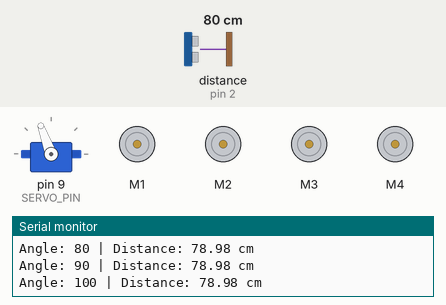
A sketch run on a simulated Arduino Uno, built with avr-gcc and run on an emulated ATmega328P. On the bench: servo, 4 × DC motor (green arrow = forward, orange = backward, longer = faster), the last lines printed to the serial monitor. Wiring (inferred from the names in the program): ultrasonic range finder: trigger pin 10; echo pin 2. Inputs (shaded band) come from the test bench; at power-on: distance to the obstacle (sensor on pin 2) 80 cm. The echo pulse lasts 58.3 µs per cm; random numbers use the default seed unless the sketch sets one.

Above: at 0.56 s.
1.3 s: distance to the obstacle (sensor on pin 2) set to 12 cm
At 1.67 s:
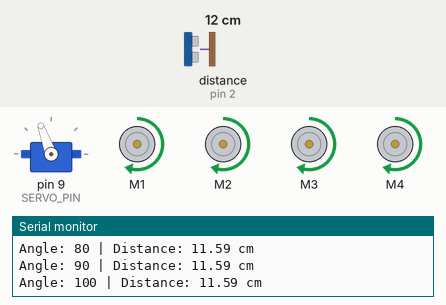
4.3 s: distance to the obstacle (sensor on pin 2) set to 9 cm
At 5.1 s:
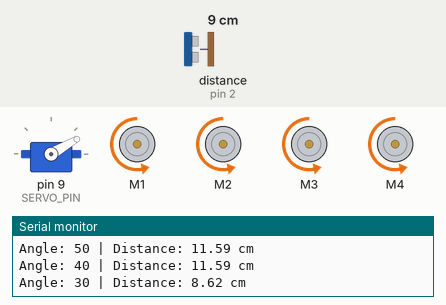
At 6.2 s:
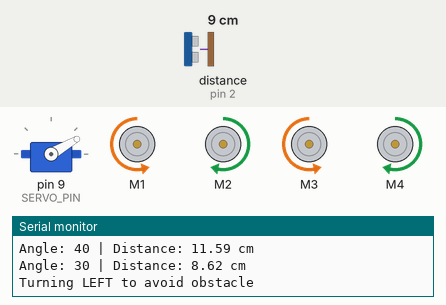
7.3 s: distance to the obstacle (sensor on pin 2) set to 18 cm
At 9.4 s:
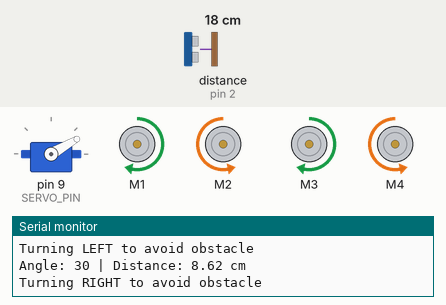
10.3 s: distance to the obstacle (sensor on pin 2) set to 2 cm
13.3 s: distance to the obstacle (sensor on pin 2) set to 35 cm
16.3 s: distance to the obstacle (sensor on pin 2) set to 4 cm
Timing chart, 0 to 20.3 s (numbered marks = the images above; inputs shaded):
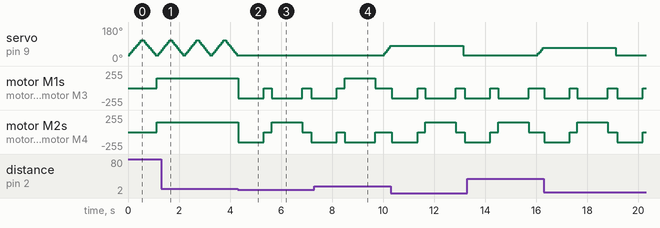

Measured:
- the behaviour switches between 11 and 10 cm on distance to the obstacle (sensor on pin 2) (found by bisection; images 1 and 2)
- after the input at 4.3 s, motor M1, motor M3: goes backward 150/255 1.0 s, stopped 0.30 s, backward 150/255 1.2 s, stopped 0.36 s, then backward 150/255, starting at once; motor M2, motor M4: forward 150/255 → backward 150/255 at once, → stopped 1.0 s later, → forward 150/255 0.30 s later, → stopped 1.2 s later, … (5 changes in this stretch)
- after the input at 7.3 s, servo on pin 9 (SERVO_PIN): 30° → 80° after 2.7 s
- after the input at 13.3 s, servo on pin 9 (SERVO_PIN): 30° → 40° after 2.8 s, → 50° 0.06 s later, → 60° 0.06 s later, → 70° 0.06 s later
- by itself, servo on pin 9 (SERVO_PIN): repeats every 1.1 s: 70° 0.06 s, 80° 0.06 s, 90° 0.06 s, 100° 0.06 s, 110° 0.12 s, 100° 0.06 s, 90° 0.06 s, 80° 0.06 s, 70° 0.06 s, 60° 0.06 s, 50° 0.06 s, 40° 0.06 s, 30° 0.12 s, 40° 0.06 s, 50° 0.06 s, 60° 0.06 s

The sketch:

Code.ino
```cpp
#include <AFMotor.h>  // Adafruit Motor Shield library (L293D)
#include <Servo.h>
#include <stdlib.h>   // For random()

// Ultrasonic sensor pins
#define TRIG_PIN 10
#define ECHO_PIN 2

// Servo
#define SERVO_PIN 9
Servo myservo;
int pos = 90;  // Center position

// Motors (4-wheel drive)
AF_DCMotor motorFL(1);  // Front Left  (M1)
AF_DCMotor motorFR(2);  // Front Right (M2)
AF_DCMotor motorRL(3);  // Rear Left   (M3)
AF_DCMotor motorRR(4);  // Rear Right  (M4)

// Speed settings (adjust as needed)
const int forwardSpeed = 150;
const int reverseSpeed = 150;

void setup() {
  Serial.begin(9600);

  // Ultrasonic setup
  pinMode(TRIG_PIN, OUTPUT);
  pinMode(ECHO_PIN, INPUT);

  // Servo setup
  myservo.attach(SERVO_PIN);
  myservo.write(pos);

  // Set motor speeds
  motorFL.setSpeed(forwardSpeed);
  motorFR.setSpeed(forwardSpeed);
  motorRL.setSpeed(forwardSpeed);
  motorRR.setSpeed(forwardSpeed);

  stopMotors();

  // Seed random
  randomSeed(analogRead(0));
}

void loop() {
  if (sweepAndCheckObstacle()) {
    avoidObstacle();
  } else {
    moveForward();
  }
}

// Sweep servo and detect obstacle
bool sweepAndCheckObstacle() {
  for (pos = 30; pos <= 110; pos += 10) {
    myservo.write(pos);
    delay(57);

    float distance = getDistance();
    Serial.print("Angle: ");
    Serial.print(pos);
    Serial.print(" | Distance: ");
    Serial.print(distance);
    Serial.println(" cm");

    if (distance > 0 && distance < 10) {
      return true;
    }
  }

  for (pos = 110; pos >= 30; pos -= 10) {
    myservo.write(pos);
    delay(57);

    float distance = getDistance();
    Serial.print("Angle: ");
    Serial.print(pos);
    Serial.print(" | Distance: ");
    Serial.print(distance);
    Serial.println(" cm");

    if (distance > 0 && distance < 10) {
      return true;
    }
  }

  return false;
}

// Avoid by reversing and turning randomly
void avoidObstacle() {
  stopMotors();
  moveBackward();
  delay(1000);
  stopMotors();
  delay(300);

  int turnDirection = random(0, 2); // 0 = left, 1 = right

  if (turnDirection == 0) {
    Serial.println("Turning LEFT to avoid obstacle");
    turnLeft();
  } else {
    Serial.println("Turning RIGHT to avoid obstacle");
    turnRight();
  }

  delay(1200);  // turn longer for clear move
  stopMotors();
  delay(300);
}

// Distance in cm using ultrasonic
float getDistance() {
  digitalWrite(TRIG_PIN, LOW);
  delayMicroseconds(2);
  digitalWrite(TRIG_PIN, HIGH);
  delayMicroseconds(10);
  digitalWrite(TRIG_PIN, LOW);
  long duration = pulseIn(ECHO_PIN, HIGH, 30000);
  if (duration == 0) return -1;
  return duration * 0.034 / 2;
}

// Movement commands
void moveForward() {
  motorFL.setSpeed(forwardSpeed);
  motorFR.setSpeed(forwardSpeed);
  motorRL.setSpeed(forwardSpeed);
  motorRR.setSpeed(forwardSpeed);

  motorFL.run(FORWARD);
  motorFR.run(FORWARD);
  motorRL.run(FORWARD);
  motorRR.run(FORWARD);
}

void moveBackward() {
  motorFL.setSpeed(reverseSpeed);
  motorFR.setSpeed(reverseSpeed);
  motorRL.setSpeed(reverseSpeed);
  motorRR.setSpeed(reverseSpeed);

  motorFL.run(BACKWARD);
  motorFR.run(BACKWARD);
  motorRL.run(BACKWARD);
  motorRR.run(BACKWARD);
}

void turnLeft() {
  motorFL.setSpeed(forwardSpeed);
  motorFR.setSpeed(forwardSpeed);
  motorRL.setSpeed(forwardSpeed);
  motorRR.setSpeed(forwardSpeed);

  motorFL.run(BACKWARD);
  motorFR.run(FORWARD);
  motorRL.run(BACKWARD);
  motorRR.run(FORWARD);
}

void turnRight() {
  motorFL.setSpeed(forwardSpeed);
  motorFR.setSpeed(forwardSpeed);
  motorRL.setSpeed(forwardSpeed);
  motorRR.setSpeed(forwardSpeed);

  motorFL.run(FORWARD);
  motorFR.run(BACKWARD);
  motorRL.run(FORWARD);
  motorRR.run(BACKWARD);
}

void stopMotors() {
  motorFL.run(RELEASE);
  motorFR.run(RELEASE);
  motorRL.run(RELEASE);
  motorRR.run(RELEASE);
}
```
